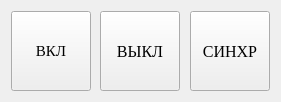
     <widget class="QWidget" name="horizontalLayoutWidget_2">
      <property name="geometry">
       <rect>
        <x>400</x>
        <y>230</y>
        <width>281</width>
        <height>101</height>
       </rect>
      </property>
      <property name="font">
       <font>
        <family>Georgia</family>
        <weight>50</weight>
        <bold>false</bold>
       </font>
      </property>
      <layout class="QHBoxLayout" name="horizontalLayout_2">
       <item>
        <widget class="QPushButton" name="pushButton">
         <property name="minimumSize">
          <size>
           <width>80</width>
           <height>80</height>
          </size>
         </property>
         <property name="font">
          <font>
           <family>Georgia</family>
           <pointsize>11</pointsize>
           <weight>50</weight>
           <bold>false</bold>
          </font>
         </property>
         <property name="styleSheet">
          <string notr="true"/>
         </property>
         <property name="text">
          <string>ВКЛ</string>
         </property>
         <property name="iconSize">
          <size>
           <width>16</width>
           <height>16</height>
          </size>
         </property>
        </widget>
       </item>
       <item>
        <spacer name="horizontalSpacer_7">
         <property name="font">
          <font>
           <family>Georgia</family>
           <weight>50</weight>
           <bold>false</bold>
          </font>
         </property>
         <property name="orientation">
          <enum>Qt::Horizontal</enum>
         </property>
         <property name="sizeHint" stdset="0">
          <size>
           <width>40</width>
           <height>20</height>
          </size>
         </property>
        </spacer>
       </item>
       <item>
        <widget class="QPushButton" name="pushButton_2">
         <property name="minimumSize">
          <size>
           <width>80</width>
           <height>80</height>
          </size>
         </property>
         <property name="font">
          <font>
           <family>Georgia</family>
           <pointsize>12</pointsize>
           <weight>50</weight>
           <bold>false</bold>
          </font>
         </property>
         <property name="styleSheet">
          <string notr="true"/>
         </property>
         <property name="text">
          <string>ВЫКЛ</string>
         </property>
         <property name="iconSize">
          <size>
           <width>16</width>
           <height>16</height>
          </size>
         </property>
        </widget>
       </item>
       <item>
        <spacer name="horizontalSpacer_8">
         <property name="font">
          <font>
           <family>Georgia</family>
           <weight>50</weight>
           <bold>false</bold>
          </font>
         </property>
         <property name="orientation">
          <enum>Qt::Horizontal</enum>
         </property>
         <property name="sizeHint" stdset="0">
          <size>
           <width>40</width>
           <height>20</height>
          </size>
         </property>
        </spacer>
       </item>
       <item>
        <widget class="QPushButton" name="pushButton_3">
         <property name="minimumSize">
          <size>
           <width>80</width>
           <height>80</height>
          </size>
         </property>
         <property name="font">
          <font>
           <family>Georgia</family>
           <pointsize>12</pointsize>
           <weight>50</weight>
           <bold>false</bold>
          </font>
         </property>
         <property name="styleSheet">
          <string notr="true"/>
         </property>
         <property name="text">
          <string>СИНХР</string>
         </property>
         <property name="iconSize">
          <size>
           <width>16</width>
           <height>16</height>
          </size>
         </property>
        </widget>
       </item>
      </layout>
     </widget>
